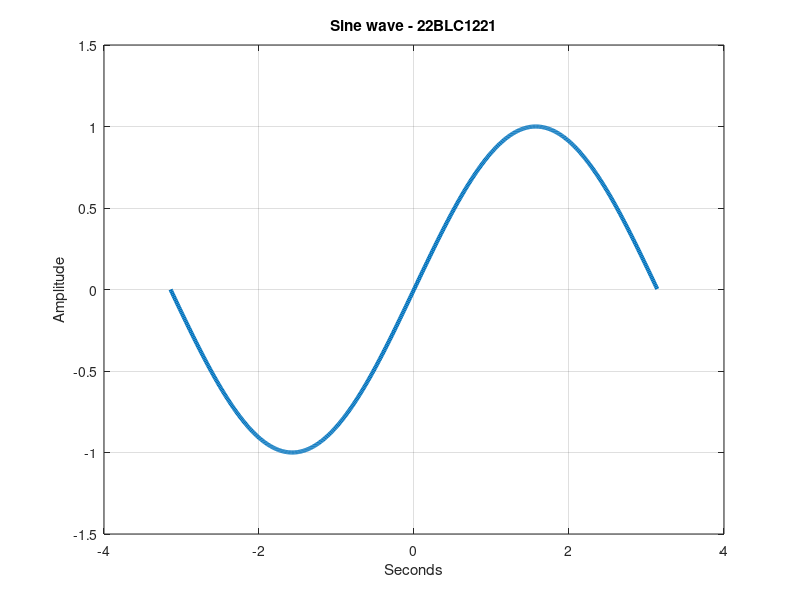

Recreate this plot in MATLAB.
% Exp1 - Generation of signals
% Sine signal
clc;
clear all;
close all;
x = -pi:0.01:pi;
y = sin(x);
plot(x, y, 'LineWidth', 3), grid on;
axis([-4 4 -1.5 1.5]);
xlabel('Seconds');
ylabel('Amplitude');
title('Sine wave - 22BLC1221');
